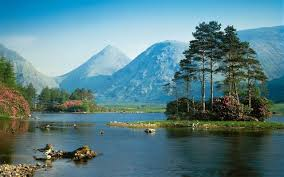
#> input picture first_image.jpg, 284 x 177 px
$ jupyter execute Create-swap-combine_image.ipynb
#> lines starting #> are read from the running program, lines starting #| are printed output that depends on the picture; after the words box and inside, x2 and y2 are one past the last pixel; in counts of white or black regions, pixels touching at a corner belong together
# Creating an image with the cv

[cell 1]
import cv2
import numpy as np
import matplotlib.pyplot as plt
## Creating blank image with numpy array

image = np.zeros((800,1000,3))

## open cv data type
image = image.astype(np.uint8)

##first row
image[0:200,0:200] = [255,255,255]
image[200:400,200:400]= [255,255,255]
image[0:200,400:600]= [255,255,255]

## second row
image[200:400,600:800]= [255,255,255]
image[0:200,800:1000]= [255,255,255]

## Third row
image[400:600,0:200]= [255,255,255]
image[400:600,400:600]= [255,255,255]
image[400:600,800:1000]= [255,255,255]

#last row
image[600:,200:400]= [255,255,255]
image[600:,600:800]= [255,255,255]

## showing image
#cv2.imshow("image",image)
#cv2.waitKey()
#cv2.destroyAllWindows()

[cell 2]
plt.imshow(image)
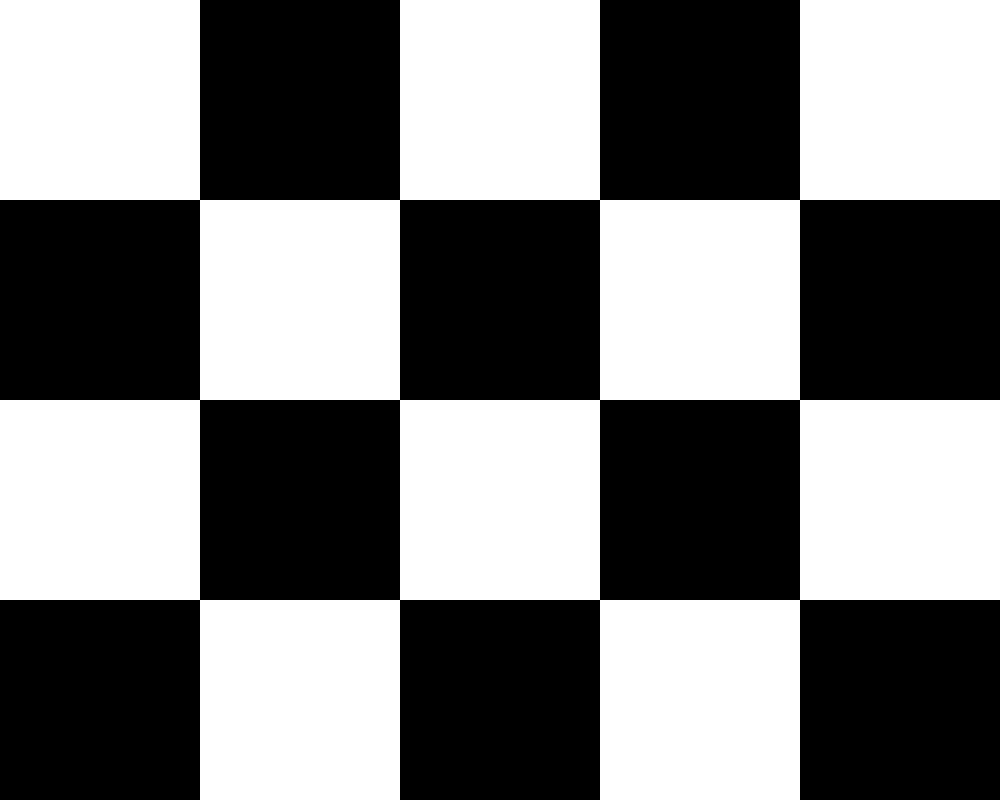
#> shown: shape (800, 1000, 3); 50% white; 1 white region, box (x1, y1, x2, y2) and area: (0, 0, 1000, 800) 400000

[cell 3]
# Saving image
cv2.imwrite("Created_img.png",image)

# swapping cropped part

[cell 4]
import cv2

import numpy as np

[cell 5]
## read images

im1 = cv2.imread("first_image.jpg")
#> im1 is the input picture: shape (177, 284, 3); mean B, G, R 134.6, 127.7, 88.7

im2 = cv2.imread("second_image.jpg")
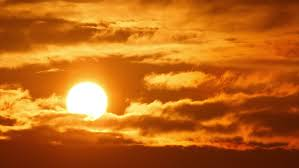
#> input picture second_image.jpg, 299 x 168 px
#> im2 is the input picture: shape (168, 299, 3); mean B, G, R 24, 104.2, 191.5

[cell 6]
im3=im1
# orignal image
plt.imshow(im1)

[cell 7]
# orignal image
plt.imshow(im2)

[cell 8]
im2_1 = im2[0:100,10:80]
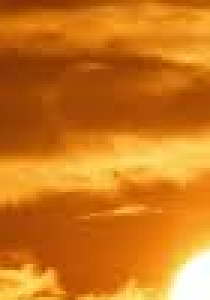
#> im2_1: shape (100, 70, 3) (shown 3 times larger); mean B, G, R 26.8, 119.1, 205.7
plt.imshow(im2_1)

[cell 9]
im1[0:100,10:80]=im2_1
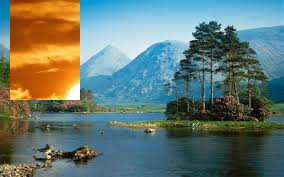
#> im1: shape (177, 284, 3); 13.93% of pixels changed, all inside (x1, y1, x2, y2) = (10, 0, 80, 100)
plt.imshow(im1)

[cell 10]
#face dimensions
im3_1 = im3[0:100,10:80]
plt.imshow(im3_1)

[cell 11]
im2[0:100,10:80]=im3_1
plt.imshow(im3)

# Take 2 image and combine it to form single image

[cell 12]
## read images

im1 = cv2.imread("first_image.jpg")

im2 = cv2.imread("second_image.jpg")
im3=im1

[cell 13]
img1=cv2.resize(im1,(400,400))
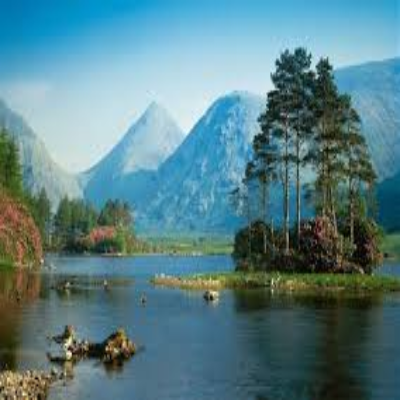
#> img1: shape (400, 400, 3); mean B, G, R 134.4, 127.6, 88.6
img2=cv2.resize(im2,(400,400))
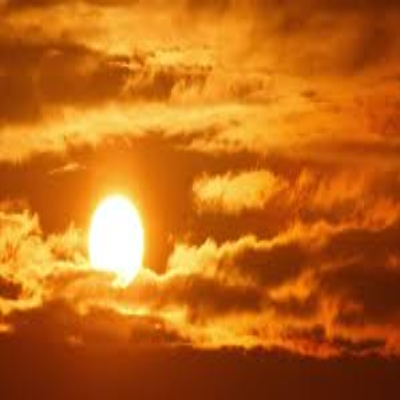
#> img2: shape (400, 400, 3); mean B, G, R 23.9, 104.1, 191.3

[cell 14]
img=np.hstack([img1,img2])
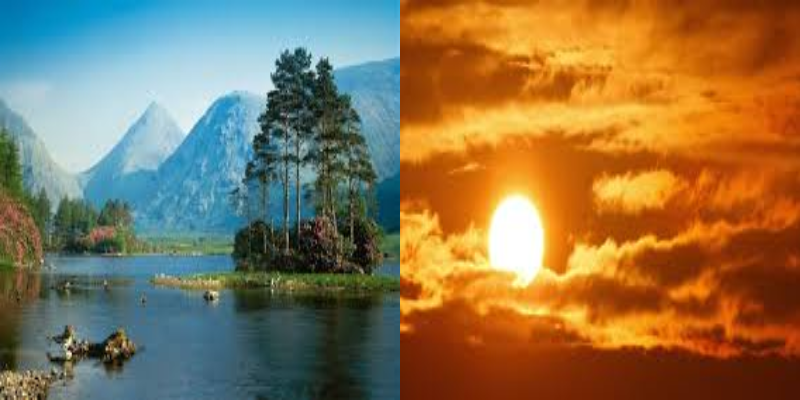
#> img: shape (400, 800, 3); mean B, G, R 79.2, 115.8, 140

[cell 15]
plt.imshow(img)

[cell 16]
cv2.imwrite("img_combined.jpg",img)
#> Out = True
